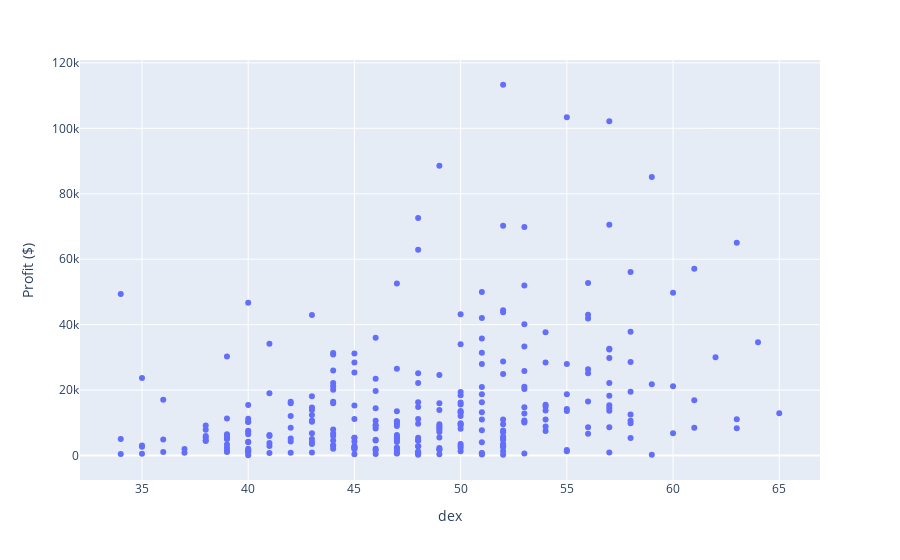

The notebook cell saved with this chart:
### Code cell
px.scatter(data,x=data['dex'],y=data['Profit ($)'])

### Figure 1 — Plotly figure (JSON) as saved in the notebook; plotly's stock layout.template omitted (floating-point values rounded to 4 significant figures; data arrays with more than 128 entries replaced by an {"elided": "..."} marker saying what was removed)
{"data": [{"hovertemplate": "dex=%{x}<br>Profit ($)=%{y}<extra></extra>", "legendgroup": "", "marker": {"color": "#636efa", "symbol": "circle"}, "mode": "markers", "name": "", "orientation": "v", "showlegend": false, "type": "scatter", "x": {"elided": "286 int values"}, "xaxis": "x", "y": {"elided": "286 float values"}, "yaxis": "y"}], "layout": {"legend": {"tracegroupgap": 0}, "margin": {"t": 60}, "xaxis": {"anchor": "y", "domain": [0, 1], "title": {"text": "dex"}}, "yaxis": {"anchor": "x", "domain": [0, 1], "title": {"text": "Profit ($)"}}}}
